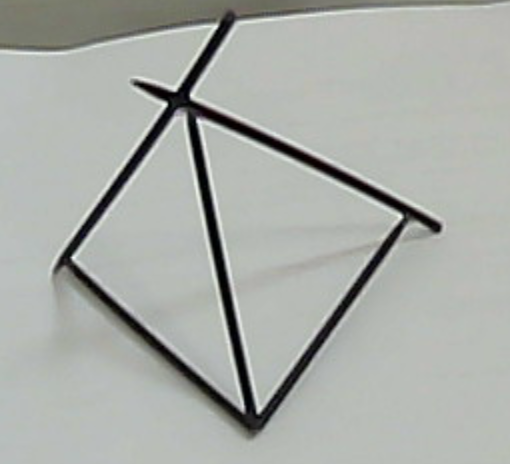
#> input picture dataset/1/im.png, 510 x 464 px, found by its file name
$ python evaluation.py
#> lines starting #> are read from the running program, lines starting #| are printed output that depends on the picture; after the words box and inside, x2 and y2 are one past the last pixel; in counts of white or black regions, pixels touching at a corner belong together
### functions.py
"""
functions.py

This script contains functions which will be used for our main process.

The description of each function is provided before its declaration.
In-line comments will explain each individual step.

The list of functions are as follows:

-   crop_img                Params: Saccadic Path Plot
-   format_list             Params: List of Corners
-   remove_outliers         Params: Saccadic Path Corners, World View Corners, Euclidean distance threshold
-   eucl_sort               Params: List of Corners
-   sim_anneal_sort         Params: List of Corners
"""

import cv2
import numpy as np
import csv
import random
import matplotlib.pyplot as plt
import math
import copy
from scipy.spatial import distance as dst


# INPUT:    Directory of files
# RETURNS:  Images of Saccadic Path, World View, and Guide Points
def get_images(folder):
    # read data from .csv generated by Pupil Labs
    data = csv.reader(open(folder + 'gaze_positions.csv'))

    # initialising counter & arrays for storing points
    i = 0
    px = []
    py = []

    # the .csv files generated have a fixed format
    # extracting relevant data
    for row in data:
        if i != 0:
            px.append(float(row[3]))  # row index [3] stores X coordinates
            py.append(float(row[4]))  # row index [4] stores Y coordinates
        i += 1

    # plotting the data points to get the shape drawn by the user
    # NOTE: plot is needed to be saved as image, as process will be raster
    _, plot = plt.subplots()
    plot.plot(px, py, '-o', ms=0, lw=1, alpha=1, color='black')
    plt.axis('off')
    plt.gca().set_aspect('equal', adjustable='box')
    plt.savefig(folder+'saccPath.png')

    # obtain world view & saccadic path

    # imported as colour image... any whitespace from graph plot is cropped out
    sacc_path = crop_img(cv2.imread(folder+'saccPath.png', 1))
    world_view = cv2.imread(folder + 'im.png', 0)  # world view is converted to grayscale

    # resizing world view image to dimensions of saccadic path
    y, x = sacc_path.shape
    world_view = cv2.resize(world_view, (x, y))

    return sacc_path, world_view


# INPUT:    Plot of the Saccadic Path
# RETURNS:  input image, with unnecessary whitespace removed
def crop_img(img):

    # convert img to grayscale
    gray = cv2.cvtColor(img, cv2.COLOR_BGR2GRAY)

    # apply threshold
    _, thresh_gray = cv2.threshold(gray, thresh=100, maxval=255, type=cv2.THRESH_BINARY)

    points = np.argwhere(thresh_gray == 0)       # detect the black pixels (i.e. the edges)
    points = np.fliplr(points)                   # the edges are stored as coordinates, in points
    x, y, w, h = cv2.boundingRect(points)        # using the furthest points, create the rectangle
    x, y, w, h = x - 10, y - 10, w + 20, h + 20  # leaving some slight whitespace
    crop = gray[y:y + h, x:x + w]                # cropping the unnecessary parts

    return crop


# INPUT:    List of Harris feature points
# RETURNS:  List of Harris corners formatted for processing
def format_list(corner_list):
    new_list = []
    for i in corner_list:
        # each point is parsed as an integer
        new_list.append((int(i[0]), int(i[1])))
    return new_list


# INPUT:    Saccadic Path points, World View Points, and Euclidean distance threshold
# RETURNS:  The Saccadic Path points which are within the Euclidean distance threshold
def remove_outliers(list_1, list_2, max_dist):
    new_list = []                               # The new list
    for i in list_1:                            # iterate for list_1
        x = False                               # Intermediary boolean value, True if i is close to any pt in list_2
        for j in list_2:                        # iterate for second list
            if dst.euclidean(i, j) < max_dist:  # If current point of list_1 is close to a pt in list_2
                x = True                        # set x to True
        if x:                                   # If x is True
            new_list.append(i)                  # Append value to list to return
    return new_list                             # ...


# INPUT:    List of Corners
# RETURNS:  Same list, by using Closest Euclidean Distance to solve TSP (Greedy Search)
# [29 lines left out: function eucl_sort, not called in this run]


# INPUT:    List of corners
# RETURNS:  Same list, by using Simulated Annealing to solve TSP
def sim_anneal_sort(list_1):
    n = len(list_1)

    # generate a random path
    path = random.sample(range(n), n)

    # for each iteration of temperature, spaced evenly on log space
    for temp in np.logspace(0, 5, num=10000)[::-1]:

        # randomly swap two positions
        [i, j] = sorted(random.sample(range(n), 2))
        new_path = path[:i] + path[j:j+1] + path[i+1:j] + path[i:i+1] + path[j+1:]

        # calculate the distances of both the old path and the new path
        old_d = sum([math.sqrt(sum([(list_1[path[(k+1) % n]][d]-list_1[path[k % n]][d])**2 for d in [0, 1]]))
                     for k in [j, j - 1, i, i - 1]])
        new_d = sum([math.sqrt(sum([(list_1[new_path[(k+1) % n]][d]-list_1[new_path[k % n]][d])**2 for d in [0, 1]]))
                     for k in [j, j - 1, i, i - 1]])

        # if Boltzmann-Gibbs condition is satisfied for any random number, utilise the new path
        if math.exp((old_d - new_d) / temp) > random.random():
            path = copy.copy(new_path)

    # return the list sorted by the order of the path
    return [list_1[path[i % n]] for i in range(n+1)]

### main.py
"""
main.py

This script contains the main system.

Steps:
    -   Get obtaining the corner points from the .csv file
    -   Plot the points to get the resultant figure
    -   Obtain and fine-tune saccadic path & world view figures, i.e:
        -   Crop off any whitespace in saccadic path figure
        -   Resize world view to same dimensions of saccadic path
    -   Filter the world view to get solely the line sculpture.
        - Threshold applied is a Bilateral Filter, or sharpening filter, depending on params
    -   Apply the Harris Corner Detection algorithm to obtain the corner points of both the world view & saccadic path
    -   Compare both sets of corner points and remove any points which exceed Euclidean distance threshold
        -   Points are sorted depending on which algorithm we decide to choose
    -   Represent the results achieved if asked for & store result
"""

import cv2
import matplotlib.pyplot as plt
import numpy as np
import functions as fn
import copy


def main_system(folder, show_corners, show_images, use_sim_anneal,
                value_of_d, value_of_md, value_of_max_eucl,
                print_stuff, result_index):

    """         STEP 0: PARAMETERS & SETUP      """

    # Bilateral filter parameters
    # source: https://goo.gl/rfhWS2
    #
    # d          – Diameter of each pixel neighborhood used during filtering.
    #              If it is non-positive, it is computed from sigmaSpace.
    #
    # sigmaColor – Filter sigma in the color space.
    #              A larger value of the parameter means that farther colors within the pixel neighborhood
    #              (see sigmaSpace) will be mixed together, resulting in larger areas of semi-equal color.
    #
    # sigmaSpace – Filter sigma in the coordinate space.
    #              A larger value of the parameter means that farther pixels will influence each other as long
    #              as their colors are close enough (see sigmaColor). When d>0,
    #              it specifies the neighborhood size regardless of sigmaSpace.
    #              Otherwise, d is proportional to sigmaSpace.

    d = value_of_d      # diameter of pixel neighbourhood to consider
    sigma_colour = 75   # standard deviation of colour space
    sigma_space = 75    # standard deviation of sigma space

    # Harris Corner detection algorithms
    # Source of descriptions: https://goo.gl/CBPq4g
    max_cp = 500      # Maximum number of corners to return
    ql = 0.001        # The minimal accepted quality level of corners
    md = value_of_md  # Minimum possible Euclidean distance between returned corners
    k = 0.01          # Free Parameter of Harris Detector

    # max_eucl: The maximum distance for a pt in the sacc_corners list not to be considered as an outlier,
    #           when compared to the world_corners list of points
    max_eucl = value_of_max_eucl

    """     STEP 1: GETTING THE SACCADIC PATH       """

    sacc_path, world_view = fn.get_images(folder)
#> (reads dataset/170/gaze_positions.csv from the repository)
#> in crop_img, `_, thresh_gray = cv2.threshold(gray, thresh=100, maxval=255, type=cv2...`:
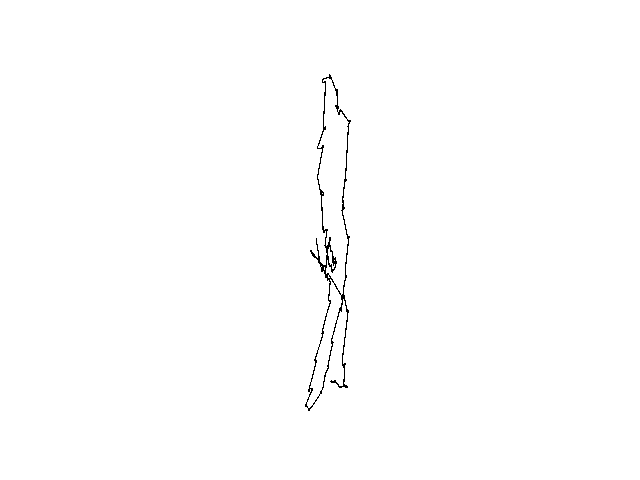
#> thresh_gray: shape (480, 640); 99.6% white; black in thin lines or dots, all inside (x1, y1, x2, y2) = (305, 74, 351, 411)
#> in crop_img, `points = np.argwhere(thresh_gray == 0)`: points = 1379 pairs, first value 74 to 410, second value 305 to 350
#> in crop_img, `points = np.fliplr(points)`: points = 1379 pairs, first value 305 to 350, second value 74 to 410
#> in crop_img, `x, y, w, h = cv2.boundingRect(points)`: x = 305; y = 74; w = 46; h = 337
#> in crop_img, `x, y, w, h = x - 10, y - 10, w + 20, h + 20`: x = 295; y = 64; w = 66; h = 357

    """     STEP 2: FILTERING WORLD VIEW            """

    # filtering world view
    before = copy.copy(world_view)
    if d > 0:
        # The Bilateral filter will
        world_view = cv2.bilateralFilter(world_view, d, sigma_colour, sigma_space)
    elif d < 0:
        # utilising a generally known kernel to sharpen image and extract more feature points of interest
        kernel = np.array([[-1, -1, -1], [-1, 9, -1], [-1, -1, -1]])
        world_view = cv2.filter2D(world_view, -1, kernel)

    if show_images:
        bleh = np.concatenate((before, world_view), 1)
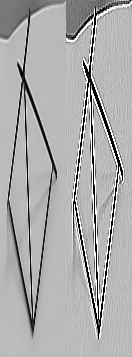
#> bleh: shape (357, 132); min 0, max 255, mean 172.3
        cv2.imshow('test', bleh)

    """     STEP 3: CORNER DETECTION                """

    # Obtaining the coordinates of the corner points in both images
    sacc_corners = fn.format_list(np.squeeze(cv2.goodFeaturesToTrack(sacc_path, maxCorners=max_cp, qualityLevel=ql,
                                  minDistance=md, useHarrisDetector=True, k=k)))
#> the loop in format_list, `for i in corner_list:` made 55 passes
#> i on passes 1 to 12: [34, 173], [13, 346], [36, 317], [28, 81], [34, 11], [51, 323], [55, 56], [15, 186], [37, 208], [44, 50], [31, 165], [30, 18]
#> after the loop in format_list, `for i in corner_list:`: new_list = 55 pairs, first value 10 to 55, second value 11 to 346
#> sacc_corners has the same summary as new_list in format_list

    world_corners = fn.format_list(np.squeeze(cv2.goodFeaturesToTrack(world_view, maxCorners=max_cp, qualityLevel=ql,
                                   minDistance=md, useHarrisDetector=True, k=k)))
#> the loop in format_list (call 2), `for i in corner_list:` made 125 passes
#> i on passes 1 to 12: [8, 202], [53, 172], [10, 213], [25, 56], [26, 19], [21, 96], [30, 14], [45, 221], [19, 113], [26, 47], [35, 310], [27, 28]
#> world_corners = 125 pairs, first value 2 to 57, second value 3 to 338

    if show_images:
        sacc_x = cv2.cvtColor(sacc_path, cv2.COLOR_GRAY2BGR)
        for i in sacc_corners:
            x, y = i
            cv2.circle(sacc_x, (x, y), 2, (0, 0, 255), -1)
#> this loop made 55 passes
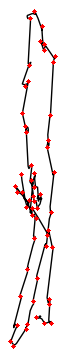
#> sacc_x: shape (357, 66, 3); mean B, G, R 234.2, 234.2, 241.9

        world_x = cv2.cvtColor(world_view, cv2.COLOR_GRAY2BGR)
        for i in world_corners:
            x, y = i
            cv2.circle(world_x, (x, y), 2, (0, 0, 255), -1)
#> this loop made 125 passes
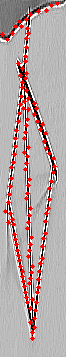
#> world_x: shape (357, 66, 3); mean B, G, R 164.6, 164.6, 182.2

        cnct = np.concatenate((sacc_x, world_x), 1)
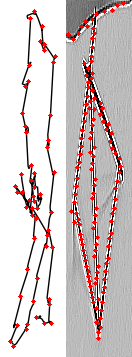
#> cnct: shape (357, 132, 3); mean B, G, R 199.4, 199.4, 212.1
        cv2.imshow('corners', cnct)

    """  STEP 4: OUTLIER REMOVAL & POINT SORTING    """

    # remove_outliers
    new_path = fn.remove_outliers(sacc_corners, world_corners, max_eucl)
#> the loop in remove_outliers, `for i in list_1:` made 55 passes
#> after the loop in remove_outliers, `for i in list_1:`: new_list = [(36, 317), (28, 81), (34, 11), (30, 18), (32, 208), (54, 172), (29, 200), (25, 86), (26, 207), (37, 278), (46, 246), (26, 132), (48, 230), (32, 215), (25, 126), (33, 301), (47, 147), (31, 180), (34, 238), (47, 235), (48, 140), (27, 324), (22, 113)]
#> new_path has the same summary as new_list in remove_outliers

    if use_sim_anneal:
        # only use Simulated Annealing if path is longer than just 2 points
        if len(new_path) > 1:
            new_path = fn.sim_anneal_sort(new_path)
#> in sim_anneal_sort, `n = len(list_1)`: n = 23
#> in sim_anneal_sort, `path = random.sample(range(n), n)`: path = [12, 13, 1, 8, 16, 15, 22, 9, 7, 5, 17, 3, 19, 2, 4, 18, 6, 0, 10, 14, 11, 21, 20]
#> the loop in sim_anneal_sort, `for temp in np.logspace(0, 5, num=10000)[::-1]:` made 10000 passes
#> (old_d, new_d) on passes 1 to 12: (449.7, 330.7), (563.6, 552.1), (718.4, 717.3), (182.2, 182.2), (257.3, 279), (438.7, 499.5), (278.6, 284), (522, 262.7), (172, 268.1), (737.7, 736.4), (506.8, 488.9), (485.9, 229)
        else:
            new_path = fn.eucl_sort(new_path)
    else:
        new_path = fn.eucl_sort(new_path)

    """     STEP 5: RESULTS                         """

    # some numbers on how many corners were detected, retained & removed
    if print_stuff:
        print()
        print("No. of corners in original Saccadic Path: "+str(len(sacc_corners)))
#| No. of corners in original Saccadic Path: 55
        print("No. of corners in World View:             "+str(len(world_corners)))
#| No. of corners in World View:             125
        print("No. of corners retained in the new path:  "+str(len(new_path)))
#| No. of corners retained in the new path:  24

    # plotting our new and improved figure
    _, plot = plt.subplots()
    if new_path:
        x, y = zip(*new_path)
    else:
        x = []
        y = []

    y = [-i for i in y]
    plot.plot(x, y, '-o', ms=0, lw=1, alpha=1, color='black')
    plt.axis('off')
    plt.gca().set_aspect('equal', adjustable='box')
    plt.savefig(folder+'results/'+str(result_index)+'.png')

    # plotting the figures, depending on what we want to show

    if show_images:
        new_shape = fn.crop_img(cv2.imread(folder+'results/'+str(result_index)+'.png'))  # new Path
#> in crop_img (call 2), `_, thresh_gray = cv2.threshold(gray, thresh=100, maxval=255, type=cv2...`: thresh_gray: shape (480, 640); 99.7% white; black in thin lines or dots, all inside (x1, y1, x2, y2) = (310, 74, 346, 411)
        if show_corners:
            concat_1 = np.concatenate((sacc_path, before), 1)
            concat_1 = np.concatenate((concat_1, world_view), 1)

            for i in sacc_corners:
                x, y = i
                cv2.circle(sacc_path, (x, y), 2, (0, 0, 0), -1)

            for i in world_corners:
                x, y = i
                cv2.circle(world_view, (x, y), 2, (0, 0, 0), -1)

            concat_2 = np.concatenate((sacc_path, world_view), 1)
            concat_2 = np.concatenate((concat_2, new_shape), 1)

            concat_1 = np.concatenate((concat_1, concat_2), 1)

        else:
            concat_1 = np.concatenate((sacc_path, new_shape), 1)
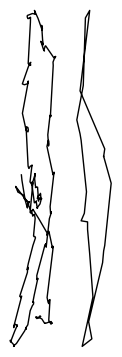
#> concat_1: shape (357, 122); min 0, max 255, mean 240.2
            concat_1 = np.concatenate((world_view, concat_1), 1)
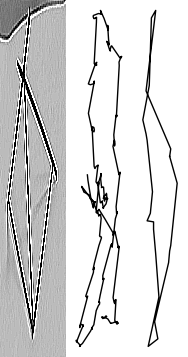
#> concat_1: shape (357, 188); min 0, max 255, mean 216.9

        cv2.imshow('Results', concat_1)

        # Exit sequence after displaying images
        c = cv2.waitKey(0)
#> (key Esc is pressed here)
        quit_list = ['q', ' ', 'e']
        if chr(c & 255) in quit_list:
            exit()

    # close any remaining instances of matplotlib
    plt.close('all')

### evaluation.py
import main
import os

# parameters to tune (implement as cross-parameter testing to auto-generate results)
show_corners = False               # whether or not to show images with Harris Features
show_images = True                # whether or not to show images (TURN OFF WHEN EVALUATING WHOLE DATASET)
print_stuff = True                # whether or not to display results in console
# use_sim_anneal                     False to use Euclidean sort, True to try to use Simulated Annealing
# value_of_d                         Diameter of pixels to consider in Bilateral Filter
# value_of_md                        Minimum Distance between Harris points detected
# value_of_max_eucl                  Maximum distance for a saccadic path pt. not to be considered as an outlier

# all combinations of these parameters will be tested out. Each combination no. is stored in an Excel File
value_of_d = [-2, 0, 2, 5]
value_of_md = [2, 5]
value_of_max_eucl = [5, 7, 8, 10, 13, 15, 20]
use_sim_anneal = [True, False]

# Directory of data record
folder = 'dataset/'


folders = [os.path.join(folder, f) for f in os.listdir(folder)]

folders = ['dataset/6']
value_of_d = [-2]
value_of_md = [5]
value_of_max_eucl = [5]
use_sim_anneal = [True]

# testing out all combinations for all folders. Results stored in dataset folder
for f in range(0, len(folders)):
    if folders[f] != 'dataset/.DS_Store':
        folders[f] = folders[f]+'/'
        i = 1
        print(folders[f])
        for use_sort in use_sim_anneal:
            for max_eucl in value_of_max_eucl:
                for md in value_of_md:
                    for d in value_of_d:
                        main.main_system(folders[f], show_corners, show_images, use_sort, d,  md,
                                         max_eucl, print_stuff, i)
                        i += 1
